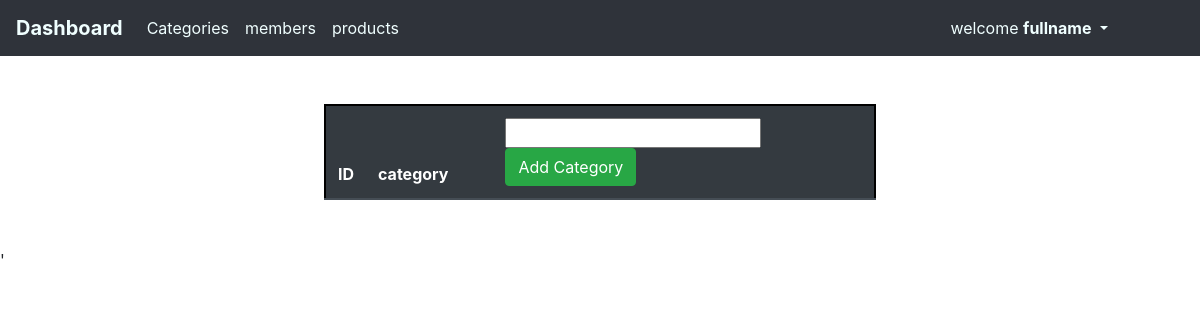
Page /pages/categories.php (signed in) on the earlier database version.
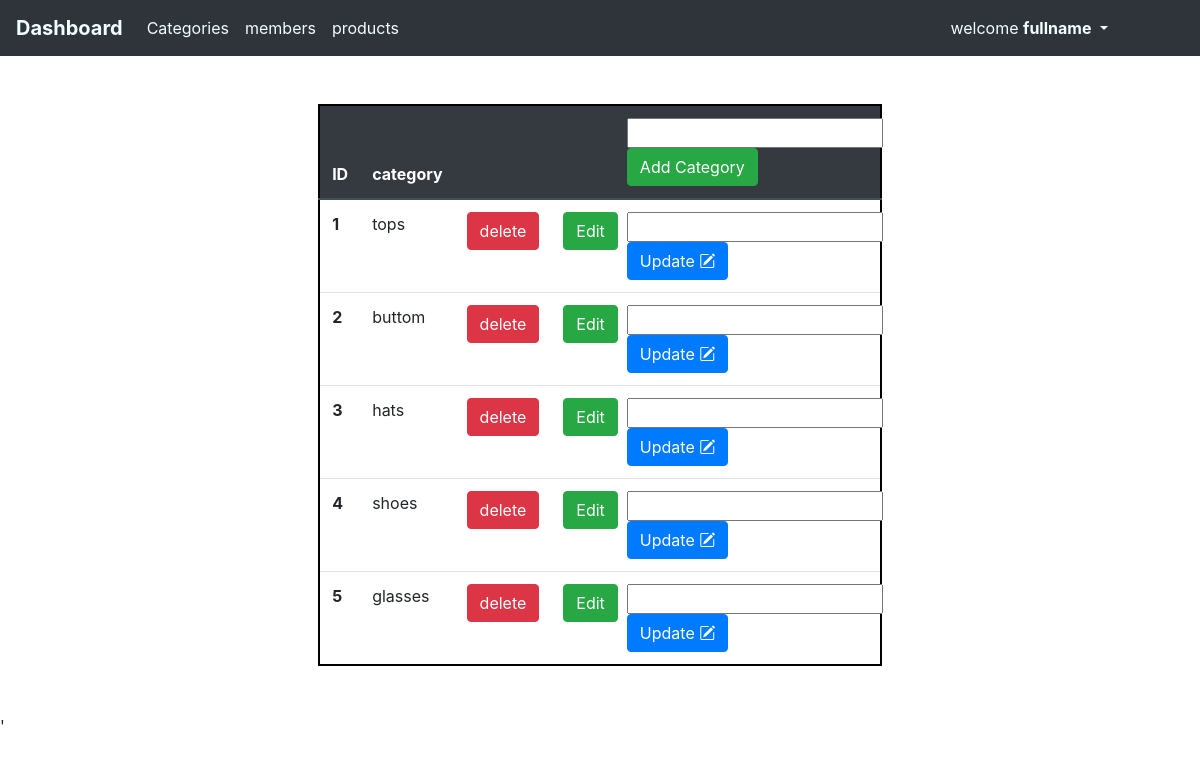
Same page on the later database version.
### tables this page shows
CREATE TABLE `category` (
  `id` int(11) NOT NULL,
  `name` varchar(50) DEFAULT NULL
);

### pages/categories.php (the view, shortened to what this page needs)
<?php
include "../const/bootstrap.php";
include "../const/navbar.php";
include "../includes/mysql_connections/connect.php";
try{
    $stm = $dbc->prepare('SELECT * from category ');
    $stm->execute();
    $data = $stm ->fetchAll(PDO::FETCH_ASSOC);
  }catch(Exception $e){
      echo $e;
      header("Location:"."./categories.php?statu=0");
  }
?>
<!DOCTYPE html>
<html lang="en">
<head>
    <?php echo  $bootstrapCSS; ?>
    <link rel='stylesheet' type='text/css' href='../styles/mambers.css'>
    <link rel='stylesheet' type='text/css' href='../styles/nav.css'>
    <link rel="stylesheet" href="https://cdn.jsdelivr.net/npm/bootstrap-icons@1.3.0/font/bootstrap-icons.css">
</head>
<body>
<?php echo $navbar; ?>
<div class="table-responsive-sm p-5 ">
<table class="table w-50 center m-auto  ">
  <thead class="thead-dark ">
    <tr>
      <th scope="col">ID</th>
      <th scope="col">category </th>
      <th scope="col"></th>
      <th scope="col"></th>
      <th scope="col">
      <form class="column row" action="../functions/categories/c_manager.php?action=1" method="post">
        <input class=" input-group-sm" type="text" name="category" required>
        <button class="btn btn-success">Add Category</button>
      </form>
      </th>
    </tr>
  </thead>
  <tbody>
      <?php
         foreach ($data as $key ) {
                echo "  <tr>
                <th scope='row'>". $key["id"] ."</th>
                <td>". $key["name"] ."</td>
                <td>
                <a href='../functions/categories/c_manager.php?id=". $key["id"] ."&action=0'><Button class='btn btn-danger'>delete</Button></a>
                </td>
                <td>
                <a href='../functions/categories/c_manager.php?id=". $key["id"] ."&action=1'><Button class='btn btn-success'>Edit</Button></a>
                </td>
                <td>
                <form class='column row' action='../functions/categories/c_manager.php?action=1' method='post'>
                <input class=' input-group-sm' type='text' name='category' required>
                <button class='btn btn-primary'>Update <i class='bi bi-pencil-square'></i></button>
              </form>
                </td>
              </tr>";
         }
      ?>
  </tbody>
</table>
</div>
<?php echo  $bootstrapJQ; ?>
</body>
</html>

### const/bootstrap.php (shortened to what this page needs)
<?php
 $bootstrapCSS = "<link rel='stylesheet' type='text/css' href='https://stackpath.bootstrapcdn.com/bootstrap/4.5.2/css/bootstrap.min.css'>";
 $bootstrapJQ = " <script src='https://code.jquery.com/jquery-3.5.1.min.js'
></script>'";

### const/navbar.php
<?php
$fullname = $_SESSION['fullname'];
$navbar = "<nav class='navbar navbar-expand-lg navbar-light bg-dark sticky-top'>
<a class='navbar-brand' href='../pages/welcomepage.php'><b>Dashboard</b></a>
<button class='navbar-toggler' type='button' data-toggle='collapse' data-target='#navbarSupportedContent' aria-controls='navbarSupportedContent' aria-expanded='false' aria-label='Toggle navigation'>
  <span class='navbar-toggler-icon'></span>
</button>
<div class='collapse navbar-collapse' id='navbarSupportedContent'>
  <ul class='navbar-nav mr-auto'>
    <li class='nav-item active'>
      <a class='nav-link' href='../pages/categories.php'>Categories<span class='sr-only'>(current)</span></a>
    </li>
    <li class='nav-item'>
      <a class='nav-link' href='../pages/members.php'>members</a>
    </li>
    <li class='nav-item'>
    <a class='nav-link' href='../pages/products.php'>products</a>
  </li>
  </ul>
  <div class='nav-item dropdown'>
  <div class='nav-link dropdown-toggle' id''navbarDropdown' role='button' data-toggle='dropdown' aria-haspopup='true' aria-expanded='false'>
    welcome <b>". $fullname ."</b> </div>
  <div class='dropdown-menu' aria-labelledby='navbarDropdown'>
    <a class='dropdown-item' href='../pages/profile.php'>Profile</a>
    <div class='dropdown-divider'></div>
    <a class='dropdown-item' href='../functions/auth/authontication.php?logout=1'>Log Out</a>
  </div>
</div>
</div>
</nav>";

### styles/mambers.css (style rules this page uses)
.table { width: 100%; color: #212529; border: 2px solid black; }

### styles/nav.css (style rules this page uses)
.bg-dark { background-color: #2f333a!important; }
.navbar-light .navbar-brand,#navbarSupportedContent > ul > li.nav-item > a { color: azure; }
.dropdown-toggle { white-space: nowrap; margin-right: 60px; }
#navbarSupportedContent > div > div.nav-link.dropdown-toggle { color: azure; }

Differences in the rows shown:
added category: id "1", name "tops"
added category: id "2", name "buttom"
added category: id "3", name "hats"
added category: id "4", name "shoes"
added category: id "5", name "glasses"
